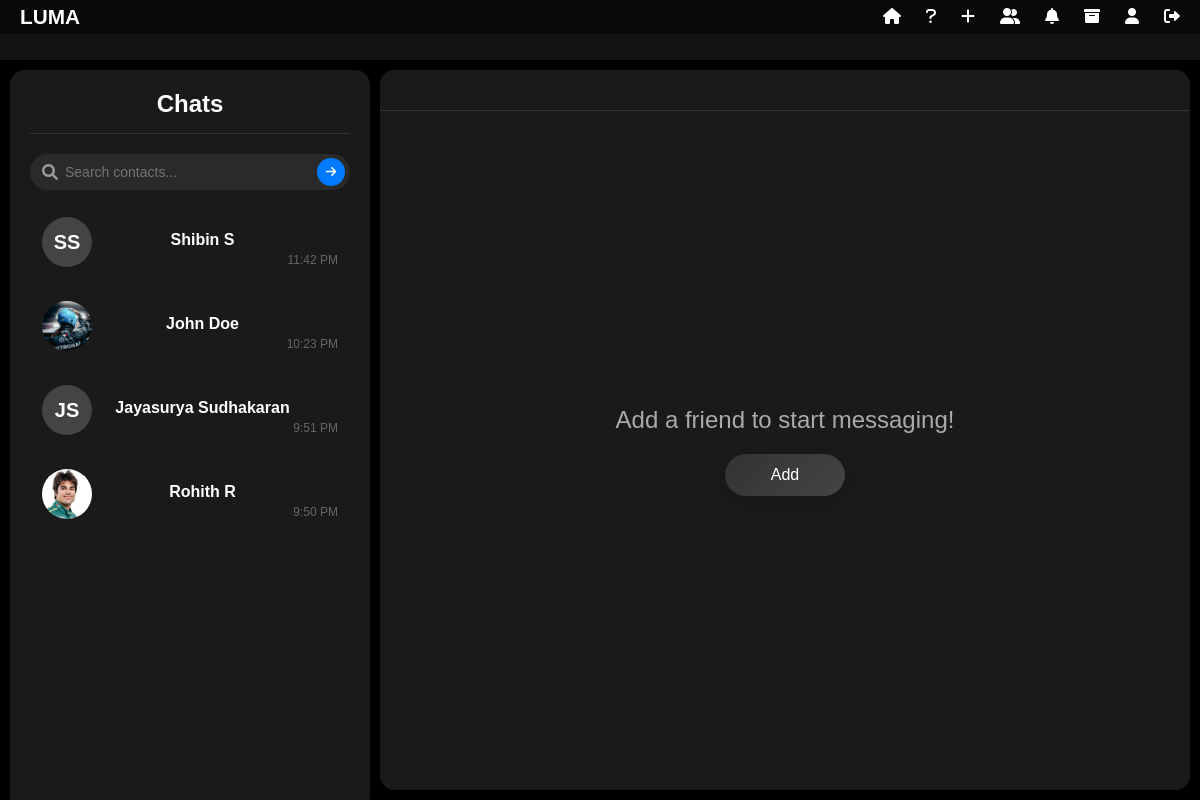
Before: /chats/ (signed in) with the older database file.
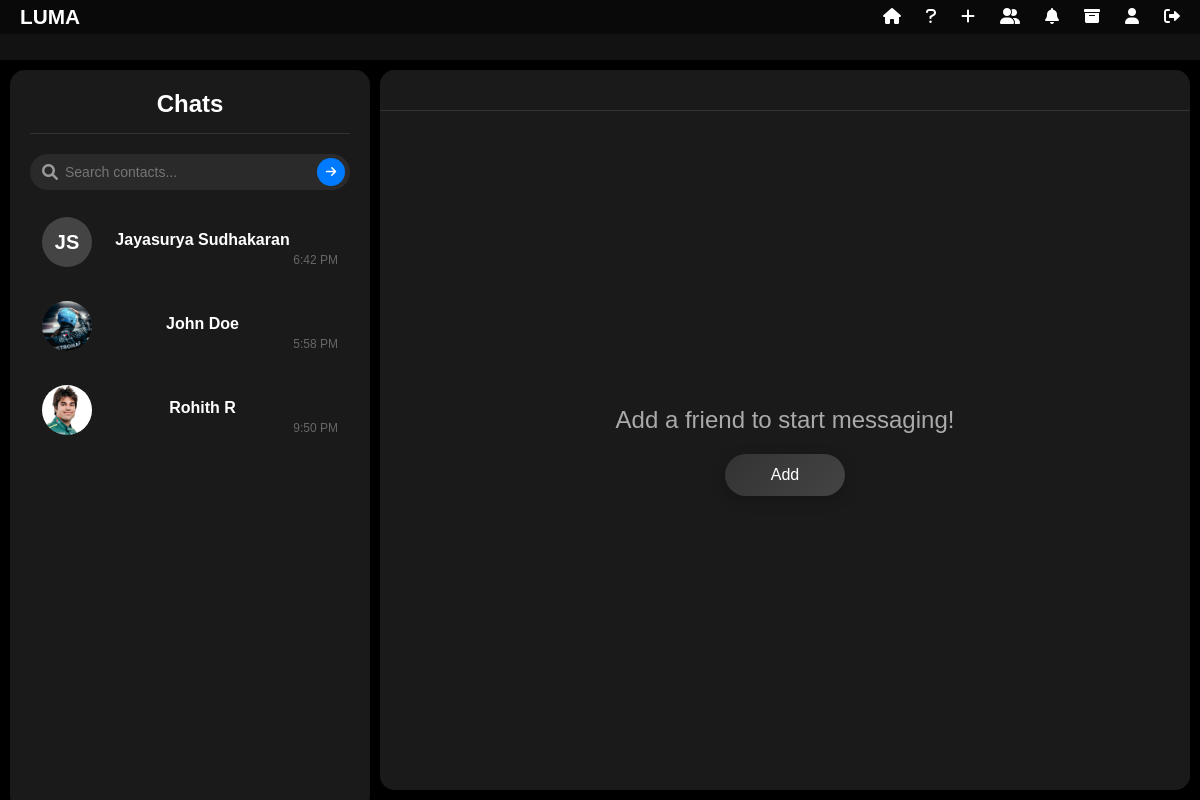
After: the same page with the newer database file.
### chat/models.py (models this page shows, shortened)
class Chat(models.Model):
    sender = models.ForeignKey(User, related_name='sender_chats', on_delete=models.CASCADE)
    recipient = models.ForeignKey(User, related_name='recipient_chats', on_delete=models.CASCADE)
    created_at = models.DateTimeField(auto_now_add=True)
    updated_at = models.DateTimeField(auto_now=True)
    archived_by = models.ManyToManyField(User, related_name='archived_chats', blank=True)
    class Meta:
        db_table = 'chat_chat'

class User(AbstractBaseUser):
    first_name = models.CharField(max_length=30)
    last_name = models.CharField(max_length=30)
    username = models.CharField(max_length=30, unique=True)
    email = models.EmailField(unique=True)
    profile_picture = models.ImageField(upload_to='profile_pics', blank=True, null=True)  # Removed trailing slash
    created_at = models.DateTimeField(auto_now_add=True)
    is_active = models.BooleanField(default=True)
    is_admin = models.BooleanField(default=False)
    is_banned = models.BooleanField(default=False)
    ban_expiry = models.DateTimeField(null=True, blank=True)
    ban_reason = models.TextField(blank=True, null=True)
    objects = UserManager()
    USERNAME_FIELD = 'username'
    REQUIRED_FIELDS = ['email', 'first_name', 'last_name']
    class Meta:
        db_table = 'chat_user'
    def is_currently_banned(self):
        if not self.is_banned:
            return False
        if self.ban_expiry and timezone.now() > self.ban_expiry:
            self.unban_user()
            return False
        return True

### chat/views.py (the view)
# urls.py: path('chats/', views.chat_list, name='chat_list'),
@login_required
def chat_list(request):
    print(f"Current user: {request.user.username}")
    print(f"User ID: {request.user.id}")
    chats = Chat.objects.filter(
        Q(sender=request.user) | Q(recipient=request.user)
    ).exclude(
        Q(sender__in=BlockedUser.objects.filter(blocked=request.user).values('blocker')) |
        Q(recipient__in=BlockedUser.objects.filter(blocked=request.user).values('blocker'))
    ).exclude(
        archived_by=request.user
    ).order_by('-updated_at')
    for chat in chats:
        other_user = chat.recipient if chat.sender == request.user else chat.sender
        unread_count = Message.objects.filter(
            chat=chat,
            sender=other_user,
            deleted_for_everyone=False  # Exclude messages deleted for everyone
        ).exclude(read_by=request.user).count()
        chat.unread_count = unread_count
        last_message = chat.messages.filter(
            deleted_for_everyone=False
        ).order_by('-sent_at').first()
        if last_message:
            chat.last_message = last_message.content
        else:
            chat.last_message = "No messages yet"
        chat.sender_profile_pic = chat.sender.profile_picture.url if chat.sender.profile_picture else None
        chat.recipient_profile_pic = chat.recipient.profile_picture.url if chat.recipient.profile_picture else None
    print(f"Number of chats found: {chats.count()}")
    all_chats = Chat.objects.all()
    print(f"Total chats in database: {all_chats.count()}")
    for chat in all_chats:
        print(f"Chat ID: {chat.id}")
        print(f"Sender: {chat.sender.username} (ID: {chat.sender.id})")
        print(f"Recipient: {chat.recipient.username} (ID: {chat.recipient.id})")
        print("---")
    print("\nUser's chats:")
    for chat in chats:
        print(f"Chat ID: {chat.id}")
        print(f"Sender: {chat.sender.username}")
        print(f"Recipient: {chat.recipient.username}")
        print(f"Latest message: {chat.last_message}")
        print("---")
    return render(request, 'chat.html', {
        'chats': chats,
        'active_chat': None,
        'current_user': request.user
    })

### templates/chat.html (shortened to what this page needs)
{% extends "base.html" %}
{% load tz %}
{% load chat_filters %}
{% load static %}
{% block content %}
<link
  href="https://cdnjs.cloudflare.com/ajax/libs/font-awesome/6.0.0/css/all.min.css"
  rel="stylesheet"
/>
<div class="chat-container">
  <div class="chat-list-panel">
    <div class="chat-list-title">Chats</div>
    <div class="search-container" style="margin-bottom: 15px; position: relative;">
      <input type="text" id="contactSearch" placeholder="Search contacts..."
             style="width: 100%; padding: 10px; padding-left: 35px; padding-right: 35px; border-radius: 20px; border: none;
                    background-color: #2a2a2a; color: white; font-size: 14px; outline: none;"
             onkeydown="if(event.key==='Enter'){event.preventDefault();performSearch();return false;}">
      <i class="fa-solid fa-search"
         style="position: absolute; left: 12px; top: 50%; transform: translateY(-50%); color: #999;"></i>
      <button type="button" id="searchButton" onclick="performSearch();return false;"
              style="position: absolute; right: 5px; top: 50%; transform: translateY(-50%);
                     background-color: #007bff; color: white; border: none; border-radius: 50%;
                     width: 28px; height: 28px; cursor: pointer; display: flex; align-items: center; justify-content: center;">
        <i class="fa-solid fa-arrow-right" style="font-size: 12px;"></i>
      </button>
    </div>
    <div class="chat-list">
      {% if chats %}
        {% for chat in chats %}
        <div
          class="chat-item {% if active_chat and chat.id == active_chat.id %} active {% endif %}{% if chat.unread_count > 0 %} has-unread {% endif %}"
          data-chat-url="{% url 'chat_detail' chat.id %}"
          data-chat-id="{{ chat.id }}"
          onclick="loadChat(this, event)">
          <div class="chat-item-pfp">
            {% if chat.sender == request.user %}
              {% if chat.recipient_profile_pic %}
                <img
                  src="{{ chat.recipient_profile_pic }}"
                  alt="Profile Picture"
                  class="pfp-image"
                  onerror="this.style.display='none'; this.nextElementSibling.style.display='flex';"
                />
              {% else %}
                <div class="pfp-initials">
                  {{ chat.recipient.first_name|slice:":1" }}{{ chat.recipient.last_name|slice:":1" }}
                </div>
              {% endif %}
            {% else %}
              {% if chat.sender_profile_pic %}
                <img
                  src="{{ chat.sender_profile_pic }}"
                  alt="Profile Picture"
                  class="pfp-image"
                  onerror="this.style.display='none'; this.nextElementSibling.style.display='flex';"
                />
              {% else %}
                <div class="pfp-initials">
                  {{ chat.sender.first_name|slice:":1" }}{{ chat.sender.last_name|slice:":1" }}
                </div>
              {% endif %}
            {% endif %}
          </div>
          <div class="chat-item-details">
            <div class="chat-item-name"
                 data-first-name="{% if chat.sender == request.user %}{{ chat.recipient.first_name }}{% else %}{{ chat.sender.first_name }}{% endif %}"
                 data-last-name="{% if chat.sender == request.user %}{{ chat.recipient.last_name }}{% else %}{{ chat.sender.last_name }}{% endif %}">
              {% if chat.sender == request.user %}
                {{ chat.recipient.first_name }} {{ chat.recipient.last_name }}
              {% else %}
                {{ chat.sender.first_name }} {{ chat.sender.last_name }}
              {% endif %}
            </div>
          </div>
          <div class="chat-item-time">
            {{ chat.updated_at|localtime|date:"g:i A" }}
          </div>
        </div>
        {% endfor %}
      {% else %}
        <div style="text-align: center; color: #666; padding: 20px;">
          No chats yet. Add a friend to start chatting!
        </div>
      {% endif %}
    </div>
  </div>
  <div class="chat-area">
    <div class="chat-header">
    </div>
    <div class="messages-container">
      {% if active_chat %}
        {% if messages %}
          {% for message in messages %}
            <div class="message {% if message.sender == request.user %}message-sent{% else %}message-received{% endif %} {% if message.deleted_for_everyone %}deleted{% endif %}"
                 data-message-id="{{ message.id }}"
                 data-sender-id="{{ message.sender.id }}"
                 oncontextmenu="showContextMenu(event, this)"
                 {% if message.deleted_for.all|contains:request.user %}style="display: none;"{% endif %}>
              <div class="message-pfp">
                {% if message.sender.profile_picture %}
                  <img src="{{ message.sender.profile_picture.url }}" alt="Profile Picture">
                {% else %}
                  <div class="pfp-initials">
                    {{ message.sender.first_name|slice:":1" }}{{ message.sender.last_name|slice:":1" }}
                  </div>
                {% endif %}
              </div>
              <div class="message-content">
                {% if message.deleted_for_everyone %}
                  <i>Message deleted</i>
                {% else %}
                  {% if "location-message" in message.content %}
                    {{ message.content|safe }}
                  {% else %}
                    {{ message.content }}
                  {% endif %}
                  {% if message.attachment %}
                    {% if message.attachment_type == 'image' %}
                      <div class="message-attachment">
                        <img src="{{ message.attachment.url }}" alt="{{ message.attachment_name }}" class="attachment-image">
                      </div>
                    {% else %}
                      <div class="message-attachment">
                        <div class="file-icon">
                          {% if message.attachment_type == 'pdf' %}
                            <svg width="24" height="24" viewBox="0 0 24 24" fill="none" xmlns="http://www.w3.org/2000/svg">
                              <path d="M14 2H6C5.46957 2 4.96086 2.21071 4.58579 2.58579C4.21071 2.96086 4 3.46957 4 4V20C4 20.5304 4.21071 21.0391 4.58579 21.4142C4.96086 21.7893 5.46957 22 6 22H18C18.5304 22 19.0391 21.7893 19.4142 21.4142C19.7893 21.0391 20 20.5304 20 20V8L14 2Z" stroke="white" stroke-width="2" stroke-linecap="round" stroke-linejoin="round"/>
                              <path d="M14 2V8H20" stroke="white" stroke-width="2" stroke-linecap="round" stroke-linejoin="round"/>
                              <path d="M12 18C12 17.4 11.6 17 11 17C10.4 17 10 17.4 10 18C10 18.6 10.4 19 11 19C11.6 19 12 18.6 12 18Z" fill="white"/>
                              <path d="M12 13C12 12.4 11.6 12 11 12C10.4 12 10 12.4 10 13V16C10 16.6 10.4 17 11 17C11.6 17 12 16.6 12 16V13Z" fill="white"/>
                            </svg>
                          {% elif message.attachment_type == 'doc' %}
                            <svg width="24" height="24" viewBox="0 0 24 24" fill="none" xmlns="http://www.w3.org/2000/svg">
                              <path d="M14 2H6C5.46957 2 4.96086 2.21071 4.58579 2.58579C4.21071 2.96086 4 3.46957 4 4V20C4 20.5304 4.21071 21.0391 4.58579 21.4142C4.96086 21.7893 5.46957 22 6 22H18C18.5304 22 19.0391 21.7893 19.4142 21.4142C19.7893 21.0391 20 20.5304 20 20V8L14 2Z" stroke="white" stroke-width="2" stroke-linecap="round" stroke-linejoin="round"/>
                              <path d="M14 2V8H20" stroke="white" stroke-width="2" stroke-linecap="round" stroke-linejoin="round"/>
                              <path d="M16 13H8" stroke="white" stroke-width="2" stroke-linecap="round" stroke-linejoin="round"/>
                              <path d="M16 17H8" stroke="white" stroke-width="2" stroke-linecap="round" stroke-linejoin="round"/>
                              <path d="M10 9H9H8" stroke="white" stroke-width="2" stroke-linecap="round" stroke-linejoin="round"/>
                            </svg>
                          {% else %}
                            <svg width="24" height="24" viewBox="0 0 24 24" fill="none" xmlns="http://www.w3.org/2000/svg">
                              <path d="M14 2H6C5.46957 2 4.96086 2.21071 4.58579 2.58579C4.21071 2.96086 4 3.46957 4 4V20C4 20.5304 4.21071 21.0391 4.58579 21.4142C4.96086 21.7893 5.46957 22 6 22H18C18.5304 22 19.0391 21.7893 19.4142 21.4142C19.7893 21.0391 20 20.5304 20 20V8L14 2Z" stroke="white" stroke-width="2" stroke-linecap="round" stroke-linejoin="round"/>
                              <path d="M14 2V8H20" stroke="white" stroke-width="2" stroke-linecap="round" stroke-linejoin="round"/>
                            </svg>
                          {% endif %}
                        </div>
                        <div class="file-info">
                          <div class="file-name">{{ message.attachment_name }}</div>
                          <a href="{{ message.attachment.url }}" target="_blank" class="file-link">Download</a>
                        </div>
                      </div>
                    {% endif %}
                  {% endif %}
                {% endif %}
                <div class="message-time">
                  {{ message.sent_at|localtime|date:"g:i A" }}
                  {% if message.sender == request.user and not message.deleted_for_everyone %}
                  <div class="message-read-status" data-message-id="{{ message.id }}">
                    <span class="read-receipt" id="read-receipt-{{ message.id }}">
                      <span class="read-receipt-icon">&#10003;</span>
                    </span>
                  </div>
                  {% endif %}
                </div>
              </div>
            </div>
          {% endfor %}
        {% else %}
          <div class="start-message" id="no-messages-prompt">No messages yet. Start the conversation!</div>
        {% endif %}
      {% else %}
        <div class="start-message">Add a friend to start messaging!</div>
        <button class="add-contact-button" onclick="openFriendDialog()">Add</button>
      {% endif %}
    </div>
  </div>
</div>
{% endblock %}

### templates/base.html (shortened to what this page needs)
{% load static %}
<!DOCTYPE html>
<html lang="en">
  <head>
    <link
      href="https://cdnjs.cloudflare.com/ajax/libs/font-awesome/6.0.0/css/all.min.css"
      rel="stylesheet"
    />
  </head>
  <body>
    <nav class="navbar">
      <div class="logo"><a href="{% url 'home' %}">LUMA</a></div>
      <ul class="nav-links">
        <li>
          <a
            href="{% if request.user.is_authenticated %}{% url 'chat_list' %}{% else %}{% url 'home' %}{% endif %}"
            data-tooltip="Home"
          >
            <i class="fa-solid fa-house"></i>
          </a>
        </li>
        <li>
          <a href="{% url 'about' %}" data-tooltip="About Us">
            <i class="fa-solid fa-question"></i>
          </a>
        </li>
        {% if request.user.is_authenticated %}
        <li>
          <a href="#" data-tooltip="Add Friend" onclick="openFriendDialog()">
            <i class="fa-solid fa-plus"></i>
          </a>
        </li>
        <li>
          <a href="#" data-tooltip="Start Group" onclick="startGroupChat()">
            <i class="fa-solid fa-user-group"></i>
          </a>
        </li>
        <li>
          <a href="#" data-tooltip="Notifications" id="notificationBell">
            <i class="fa-solid fa-bell" id="bellIcon"></i>
          </a>
        </li>
        <li>
          <a href="#" data-tooltip="Archived">
            <i class="fa-solid fa-box-archive" id="archiveButton"></i>
          </a>
        </li>
        <li>
          <a href="{% url 'profile' %}" data-tooltip="Profile">
            <i class="fa-solid fa-user"></i>
          </a>
        </li>
        <li>
          <a href="{% url 'logout' %}" data-tooltip="Logout">
            <i class="fa-solid fa-right-from-bracket"></i>
          </a>
        </li>
        {% endif %}
      </ul>
    </nav>
    <div class="content">{% block content %}{% endblock %}</div>
  </body>
</html>

Changed rows visible on the page:
removed Chat: sender.first_name "S", sender.last_name "S", sender.first_name "Shibin", updated_at "11:42 PM"
changed Chat "Jayasurya": updated_at "9:51 PM" → "6:42 PM"; moves up the list
changed Chat "John": updated_at "10:23 PM" → "5:58 PM"
